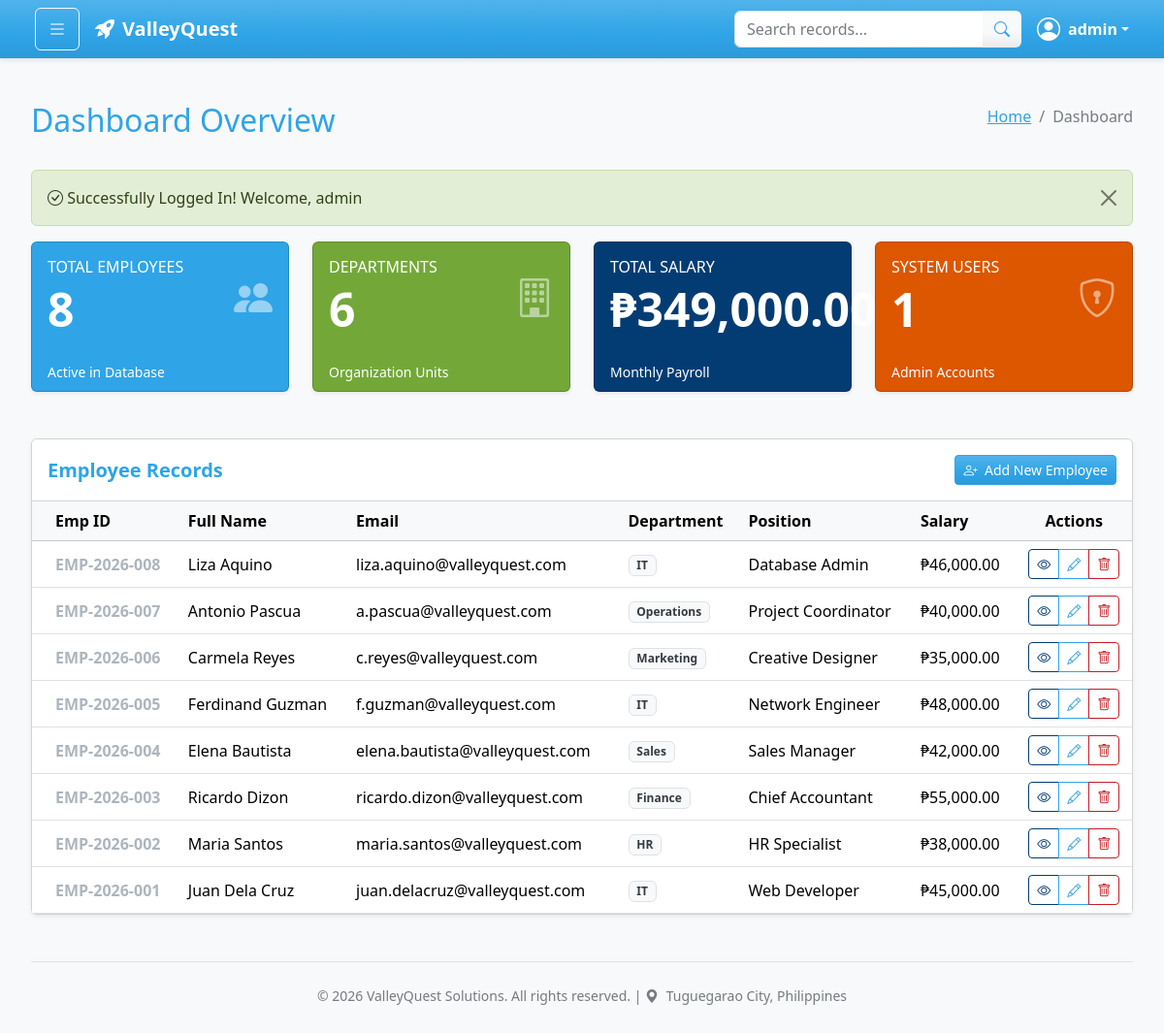
Page /admin_dashboard.php (signed in) on the committed database.
### tables this page shows
CREATE TABLE IF NOT EXISTS `employees` (
  `id` int(11) NOT NULL AUTO_INCREMENT,
  `emp_id` varchar(50) NOT NULL,
  `first_name` varchar(100) NOT NULL,
  `last_name` varchar(100) NOT NULL,
  `email` varchar(150) NOT NULL,
  `department` varchar(100) NOT NULL,
  `position` varchar(100) NOT NULL,
  `address` text NOT NULL,
  `salary` decimal(10,2) NOT NULL,
  PRIMARY KEY (`id`),
  UNIQUE KEY `emp_id` (`emp_id`)
);

### admin_dashboard.php (the view, shortened to what this page needs)
<?php
include 'connect.php';
$sql_emp = "SELECT COUNT(*) AS total_employees FROM employees";
$result_emp = $conn->query($sql_emp);
$total_employees = ($result_emp && $row = $result_emp->fetch_assoc()) ? $row['total_employees'] : 0;
$sql_dept = "SELECT COUNT(DISTINCT department) AS total_depts FROM employees";
$result_dept = $conn->query($sql_dept);
$total_departments = ($result_dept && $row = $result_dept->fetch_assoc()) ? $row['total_depts'] : 0;
$sql_salary = "SELECT SUM(salary) AS total_salary FROM employees";
$result_salary = $conn->query($sql_salary);
$total_salary = ($result_salary && $row = $result_salary->fetch_assoc()) ? number_format($row['total_salary'], 2) : "0.00";
$sql_users = "SELECT COUNT(*) AS total_users FROM users";
$result_users = $conn->query($sql_users);
$total_users = ($result_users && $row = $result_users->fetch_assoc()) ? $row['total_users'] : 0;
?>
<!DOCTYPE html>
<html lang="en">
<head>
    <link href="https://cdn.jsdelivr.net/npm/bootswatch@5.3.0/dist/cerulean/bootstrap.min.css" rel="stylesheet">
    <link rel="stylesheet" href="https://cdn.jsdelivr.net/npm/bootstrap-icons@1.10.5/font/bootstrap-icons.css">
    <link rel="stylesheet" href="assets/style.css">
</head>
<nav class="navbar navbar-expand-lg navbar-dark bg-primary border-bottom shadow-sm px-4">
    <div class="container-fluid">
        <button class="btn btn-outline-light me-3" type="button" data-bs-toggle="offcanvas" data-bs-target="#offcanvasSidebar" aria-controls="offcanvasSidebar">
            <i class="bi bi-list fs-5"></i>
        </button>
        <span class="navbar-brand d-none d-lg-block fw-bold"><i class="bi bi-rocket-takeoff-fill me-2"></i>ValleyQuest</span>
        <form class="d-flex ms-auto me-3 d-none d-md-flex" role="search" action="admin_dashboard.php" method="GET">
            <div class="input-group">
                <input class="form-control" type="search" name="search" placeholder="Search records..." aria-label="Search" value="<?php echo htmlspecialchars($_GET['search'] ?? ''); ?>">
                <button class="btn btn-light text-primary border-0" type="submit"><i class="bi bi-search"></i></button>
            </div>
        </form>
        <div class="dropdown">
            <a href="#" class="d-flex align-items-center text-white text-decoration-none dropdown-toggle" id="dropdownUser" data-bs-toggle="dropdown" aria-expanded="false">
                <i class="bi bi-person-circle fs-4 me-2"></i>
                <strong><?php echo htmlspecialchars($_SESSION['username']); ?></strong>
            </a>
        </div>
    </div>
</nav>
<div id="content">
    <div class="container-fluid pt-4">
        <div class="d-flex justify-content-between align-items-center mb-4">
            <h2>Dashboard Overview</h2>
            <nav aria-label="breadcrumb">
                <ol class="breadcrumb">
                    <li class="breadcrumb-item"><a href="#">Home</a></li>
                    <li class="breadcrumb-item active" aria-current="page">Dashboard</li>
                </ol>
            </nav>
        </div>
        <?php if (isset($_SESSION['message'])): ?>
            <div class="alert alert-<?php echo $_SESSION['alert_type'] ?? 'info'; ?> alert-dismissible fade show" role="alert">
                <i class="bi <?php echo $_SESSION['alert_icon'] ?? 'bi-info-circle'; ?>"></i> <?php echo $_SESSION['message']; ?>
                <button type="button" class="btn-close" data-bs-dismiss="alert" aria-label="Close"></button>
            </div>
        <?php endif; ?>
        <div class="row g-4">
            <div class="col-md-3">
                <div class="card bg-primary text-white h-100 shadow-sm">
                    <div class="card-body">
                        <div class="d-flex justify-content-between align-items-center">
                            <div>
                                <h6 class="text-uppercase mb-1">Total Employees</h6>
                                <h2 class="display-5 fw-bold mb-0"><?php echo $total_employees; ?></h2>
                            </div>
                            <i class="bi bi-people-fill fs-1 opacity-50"></i>
                        </div>
                    </div>
                    <div class="card-footer bg-transparent border-top-0">
                        <small>Active in Database</small>
                    </div>
                </div>
            </div>
            <div class="col-md-3">
                <div class="card bg-success text-white h-100 shadow-sm">
                    <div class="card-body">
                        <div class="d-flex justify-content-between align-items-center">
                            <div>
                                <h6 class="text-uppercase mb-1">Departments</h6>
                                <h2 class="display-5 fw-bold mb-0"><?php echo $total_departments; ?></h2>
                            </div>
                            <i class="bi bi-building fs-1 opacity-50"></i>
                        </div>
                    </div>
                    <div class="card-footer bg-transparent border-top-0">
                        <small>Organization Units</small>
                    </div>
                </div>
            </div>
            <div class="col-md-3">
                <div class="card bg-info text-white h-100 shadow-sm">
                    <div class="card-body">
                        <div class="d-flex justify-content-between align-items-center">
                            <div>
                                <h6 class="text-uppercase mb-1">Total Salary</h6>
                                <h2 class="display-5 fw-bold mb-0">₱<?php echo $total_salary; ?></h2>
                            </div>
                        </div>
                    </div>
                    <div class="card-footer bg-transparent border-top-0">
                        <small>Monthly Payroll</small>
                    </div>
                </div>
            </div>
            <div class="col-md-3">
                <div class="card bg-warning text-white h-100 shadow-sm">
                    <div class="card-body">
                        <div class="d-flex justify-content-between align-items-center">
                            <div>
                                <h6 class="text-uppercase mb-1">System Users</h6>
                                <h2 class="display-5 fw-bold mb-0"><?php echo $total_users; ?></h2>
                            </div>
                            <i class="bi bi-shield-lock fs-1 opacity-50"></i>
                        </div>
                    </div>
                    <div class="card-footer bg-transparent border-top-0">
                        <small>Admin Accounts</small>
                    </div>
                </div>
            </div>
        </div>
        <div class="mt-5">
            <div class="card shadow-sm">
                <div class="card-header bg-white d-flex justify-content-between align-items-center py-3">
                    <h5 class="mb-0 fw-bold text-primary">Employee Records</h5>
                    <button class="btn btn-primary btn-sm" data-bs-toggle="modal" data-bs-target="#addEmployeeModal">
                        <i class="bi bi-person-plus me-1"></i> Add New Employee
                    </button>
                </div>
                <div class="card-body p-0">
                    <div class="table-responsive">
                        <table class="table table-hover align-middle mb-0">
                            <thead class="table-light">
                                <tr>
                                    <th class="ps-4">Emp ID</th>
                                    <th>Full Name</th>
                                    <th>Email</th>
                                    <th>Department</th>
                                    <th>Position</th>
                                    <th>Salary</th>
                                    <th class="text-center">Actions</th>
                                </tr>
                            </thead>
                            <tbody>
                                <?php
                                $search = $_GET['search'] ?? '';
                                if (!empty($search)) {
                                    $search_term = "%$search%";
                                    $sql = "SELECT * FROM employees WHERE
                                            emp_id LIKE ? OR
                                            first_name LIKE ? OR
                                            last_name LIKE ? OR
                                            email LIKE ? OR
                                            department LIKE ? OR
                                            position LIKE ?
                                            ORDER BY id DESC";
                                    $stmt = $conn->prepare($sql);
                                    $stmt->bind_param("ssssss", $search_term, $search_term, $search_term, $search_term, $search_term, $search_term);
                                    $stmt->execute();
                                    $result = $stmt->get_result();
                                } else {
                                    $sql = "SELECT * FROM employees ORDER BY id DESC";
                                    $result = $conn->query($sql);
                                }
                                if ($result && $result->num_rows > 0):
                                    while($row = $result->fetch_assoc()):
                                ?>
                                <tr>
                                    <td class="ps-4 fw-bold text-secondary"><?php echo htmlspecialchars($row['emp_id']); ?></td>
                                    <td><?php echo htmlspecialchars($row['first_name'] . ' ' . $row['last_name']); ?></td>
                                    <td><?php echo htmlspecialchars($row['email'] ?? 'N/A'); ?></td>
                                    <td><span class="badge bg-light text-dark border"><?php echo htmlspecialchars($row['department']); ?></span></td>
                                    <td><?php echo htmlspecialchars($row['position']); ?></td>
                                    <td>₱<?php echo number_format($row['salary'], 2); ?></td>
                                    <td class="text-center">
                                        <div class="btn-group btn-group-sm">
                                            <button class="btn btn-outline-info" data-bs-toggle="modal" data-bs-target="#viewModal<?php echo $row['id']; ?>" title="View">
                                                <i class="bi bi-eye"></i>
                                            </button>
                                            <button class="btn btn-outline-primary" data-bs-toggle="modal" data-bs-target="#editModal<?php echo $row['id']; ?>" title="Edit">
                                                <i class="bi bi-pencil"></i>
                                            </button>
                                            <button class="btn btn-outline-danger" data-bs-toggle="modal" data-bs-target="#deleteModal<?php echo $row['id']; ?>" title="Delete">
                                                <i class="bi bi-trash"></i>
                                            </button>
                                        </div>
                                    </td>
                                </tr>
                                <?php
                                    endwhile;
                                endif; ?>
                            </tbody>
                        </table>
                    </div>
                </div>
            </div>
        </div>
        <footer class="mt-5 pt-4 border-top text-center text-muted small">
            <p>&copy; 2026 ValleyQuest Solutions. All rights reserved. | <i class="bi bi-geo-alt-fill me-1"></i> Tuguegarao City, Philippines</p>
        </footer>
    </div>
</div>
</body>
</html>

### assets/style.css (style rules this page uses)
#content { min-height: 100vh; transition: all 0.3s; padding: 20px; }
.table-responsive { border: none; }

### rows in the picture
employees: emp "EMP-2026-008", first_name+last_name "Liza Aquino", email "liza.aquino@valleyquest.com", department "IT", position "Database Admin", salary "46,000.00"
employees: emp "EMP-2026-007", first_name+last_name "Antonio Pascua", email "a.pascua@valleyquest.com", department "Operations", position "Project Coordinator", salary "40,000.00"
employees: emp "EMP-2026-006", first_name+last_name "Carmela Reyes", email "c.reyes@valleyquest.com", department "Marketing", position "Creative Designer", salary "35,000.00"
employees: emp "EMP-2026-005", first_name+last_name "Ferdinand Guzman", email "f.guzman@valleyquest.com", department "IT", position "Network Engineer", salary "48,000.00"
employees: emp "EMP-2026-004", first_name+last_name "Elena Bautista", email "elena.bautista@valleyquest.com", department "Sales", position "Sales Manager", salary "42,000.00"
employees: emp "EMP-2026-003", first_name+last_name "Ricardo Dizon", email "ricardo.dizon@valleyquest.com", department "Finance", position "Chief Accountant", salary "55,000.00"
employees: emp "EMP-2026-002", first_name+last_name "Maria Santos", email "maria.santos@valleyquest.com", department "HR", position "HR Specialist", salary "38,000.00"
employees: emp "EMP-2026-001", first_name+last_name "Juan Dela Cruz", email "juan.delacruz@valleyquest.com", department "IT", position "Web Developer", salary "45,000.00"

### other values in the picture
$_SESSION['username'] "admin"
$_SESSION['message'] "Successfully Logged In! Welcome, admin"
$total_employees "8"
$total_departments "6"
$total_salary "349,000.00"
$total_users "1"
